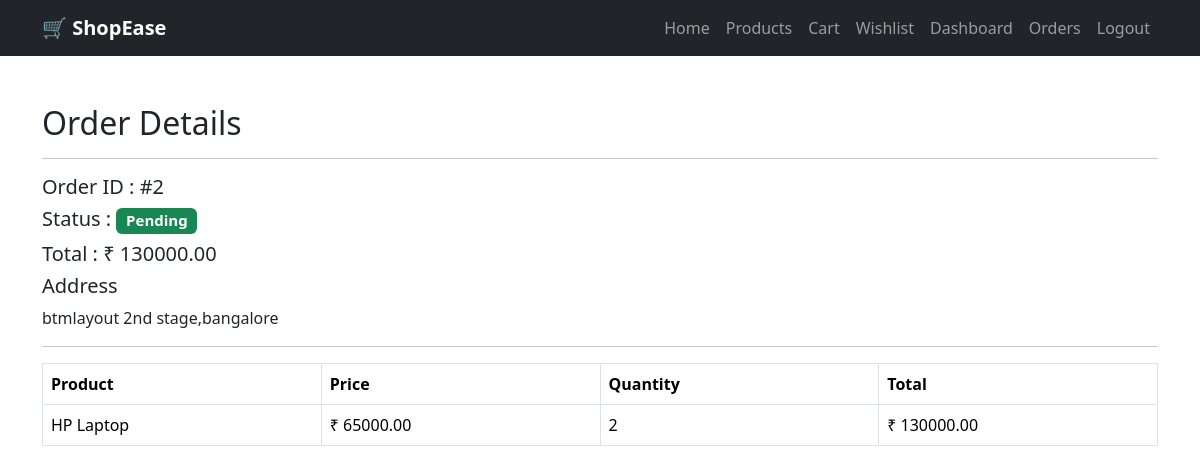
Page /orders/2/ (signed in) on the committed database.
### shopease/models.py (models this page shows, shortened)
class Order(models.Model):
    PAYMENT_CHOICES = [
        ('COD', 'Cash On Delivery'),
    ]
    STATUS_CHOICES = [
        ('Pending', 'Pending'),
        ('Confirmed', 'Confirmed'),
        ('Shipped', 'Shipped'),
        ('Delivered', 'Delivered'),
    ]
    user = models.ForeignKey(User, on_delete=models.CASCADE)
    address = models.TextField()
    phone = models.CharField(max_length=15)
    payment_method = models.CharField(max_length=20, choices=PAYMENT_CHOICES)
    total_amount = models.DecimalField(max_digits=10, decimal_places=2)
    status = models.CharField(max_length=20,
                              choices=STATUS_CHOICES,
                              default='Pending')
    ordered_at = models.DateTimeField(auto_now_add=True)

class OrderItem(models.Model):
    order = models.ForeignKey(Order, on_delete=models.CASCADE)
    product = models.ForeignKey(Product, on_delete=models.CASCADE)
    quantity = models.PositiveIntegerField()
    price = models.DecimalField(max_digits=10, decimal_places=2)
    def total_price(self):
        return self.quantity * self.price

class Product(models.Model):
    category = models.ForeignKey(Category, on_delete=models.CASCADE)
    name = models.CharField(max_length=200)
    description = models.TextField()
    price = models.DecimalField(max_digits=10, decimal_places=2)
    stock = models.IntegerField()
    image = models.ImageField(upload_to='products/')
    created_at = models.DateTimeField(auto_now_add=True)

### shopease/views.py (the view)
# urls.py: path('orders/<int:order_id>/', views.order_details, name='order_details'),
@login_required
def order_details(request, order_id):
    order = get_object_or_404(
        Order,
        id=order_id,
        user=request.user
    )
    items = OrderItem.objects.filter(order=order)
    return render(
        request,
        "order_details.html",
        {
            "order": order,
            "items": items
        }
    )

### shopease/templates/order_details.html
{% extends 'base.html' %}
{% block content %}
<div class="container mt-5">
<h2>Order Details</h2>
<hr>
<h5>Order ID : #{{ order.id }}</h5>
<h5>Status :
<span class="badge bg-success">
{{ order.status }}
</span>
</h5>
<h5>Total :
₹ {{ order.total_amount }}
</h5>
<h5>Address</h5>
<p>
{{ order.address }}
</p>
<hr>
<table class="table table-bordered">
<tr>
<th>Product</th>
<th>Price</th>
<th>Quantity</th>
<th>Total</th>
</tr>
{% for item in items %}
<tr>
<td>{{ item.product.name }}</td>
<td>₹ {{ item.price }}</td>
<td>{{ item.quantity }}</td>
<td>₹ {{ item.total_price }}</td>
</tr>
{% endfor %}
</table>
</div>
{% endblock %}

### shopease/static/css/style.css (style rules this page uses)
body { background:#f8f9fa; font-family:Arial,sans-serif; }
.badge { font-size: 14px; }
.table th { width:200px; }

### rows in the picture
Order: id "2", status "Pending", total_amount "130000.00", address "btmlayout 2nd stage,bangalore"
OrderItem: product.name "HP Laptop", price "65000.00", quantity "2", total_price "130000.00"
